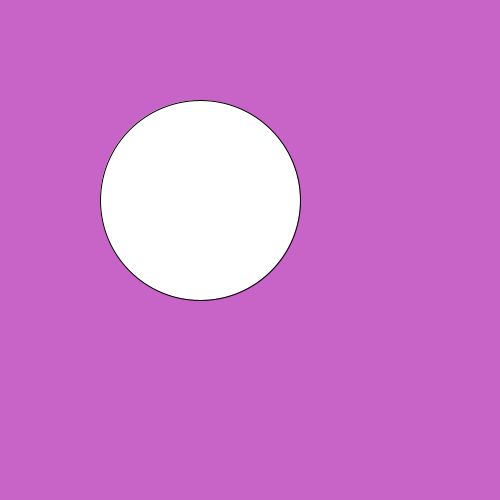
Frame 1 (no input)
Frame 60 (the mouse pressed at the canvas centre just before this capture): identical to frame 1, image omitted
Frame 120 (the mouse held since frame 60 and released just before this capture): identical to frame 1, image omitted

The Processing sketch that drew this single still picture (run headless with seeded random() and noise(); from frame 60 on, the mouse is pressed at the canvas centre):

// Processing sketch: test
// ── test.pde
void setup(){
  size(500,500);
}

void draw(){
  background(200,100,200);
  ellipse(200,200,200,200);
}
